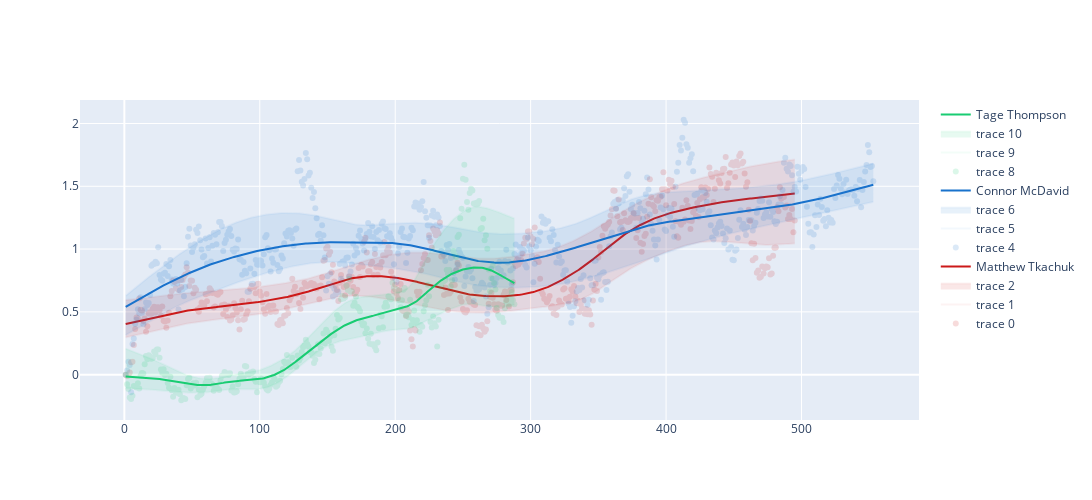

The notebook cell this image was saved under:
### Code cell
fig = go.Figure()
i = 0
colors = ['rgba(204, 25, 25', 'rgba(25, 114, 204', 'rgba(25, 204, 114', ]
for player in ['Matthew Tkachuk', 'Connor McDavid', 'Tage Thompson']:
    df6, df_quantiles = get_projections(player, 'full')
    fig.add_trace(go.Scatter(x=df6['Career Game'], y=df6['Projection'], mode='markers', opacity=0.15, marker=dict(color=colors[i] + ', 1)')))
    fig.add_trace(go.Scatter(x=df_quantiles.index, y=df_quantiles[0.8], marker=dict(color=colors[i] + ', 0.05)')))
    fig.add_trace(go.Scatter(x=df_quantiles.index, y=df_quantiles[0.2], fill='tonexty', fillcolor=colors[i] + ', 0.1)', marker=dict(color=colors[i] + ', 0.05)'))) # fill to trace0 y
    fig.add_trace(go.Scatter(x=df6['Career Game'], y=df6['lowess'], name=player, mode='lines', marker=dict(color=colors[i] + ', 1)'))) # fill to trace0 y

    i += 1
fig.update_layout(autosize=False, width=1600, height=500)



fig.show()

### Figure 1 — Plotly figure (JSON) as saved in the notebook; plotly's stock layout.template omitted (floating-point values rounded to 4 significant figures; data arrays with more than 128 entries replaced by an {"elided": "..."} marker saying what was removed)
{"data": [{"marker": {"color": "rgba(204, 25, 25, 1)"}, "mode": "markers", "opacity": 0.15, "type": "scatter", "x": {"elided": "495 int values"}, "y": {"elided": "495 float values"}}, {"marker": {"color": "rgba(204, 25, 25, 0.05)"}, "type": "scatter", "x": {"elided": "495 int values"}, "y": {"elided": "495 float values"}}, {"fill": "tonexty", "fillcolor": "rgba(204, 25, 25, 0.1)", "marker": {"color": "rgba(204, 25, 25, 0.05)"}, "type": "scatter", "x": {"elided": "495 int values"}, "y": {"elided": "495 float values"}}, {"marker": {"color": "rgba(204, 25, 25, 1)"}, "mode": "lines", "name": "Matthew Tkachuk", "type": "scatter", "x": {"elided": "495 int values"}, "y": {"elided": "495 float values"}}, {"marker": {"color": "rgba(25, 114, 204, 1)"}, "mode": "markers", "opacity": 0.15, "type": "scatter", "x": {"elided": "553 int values"}, "y": {"elided": "553 float values"}}, {"marker": {"color": "rgba(25, 114, 204, 0.05)"}, "type": "scatter", "x": {"elided": "553 int values"}, "y": {"elided": "553 float values"}}, {"fill": "tonexty", "fillcolor": "rgba(25, 114, 204, 0.1)", "marker": {"color": "rgba(25, 114, 204, 0.05)"}, "type": "scatter", "x": {"elided": "553 int values"}, "y": {"elided": "553 float values"}}, {"marker": {"color": "rgba(25, 114, 204, 1)"}, "mode": "lines", "name": "Connor McDavid", "type": "scatter", "x": {"elided": "553 int values"}, "y": {"elided": "553 float values"}}, {"marker": {"color": "rgba(25, 204, 114, 1)"}, "mode": "markers", "opacity": 0.15, "type": "scatter", "x": {"elided": "288 int values"}, "y": {"elided": "288 float values"}}, {"marker": {"color": "rgba(25, 204, 114, 0.05)"}, "type": "scatter", "x": {"elided": "288 int values"}, "y": {"elided": "288 float values"}}, {"fill": "tonexty", "fillcolor": "rgba(25, 204, 114, 0.1)", "marker": {"color": "rgba(25, 204, 114, 0.05)"}, "type": "scatter", "x": {"elided": "288 int values"}, "y": {"elided": "288 float values"}}, {"marker": {"color": "rgba(25, 204, 114, 1)"}, "mode": "lines", "name": "Tage Thompson", "type": "scatter", "x": {"elided": "288 int values"}, "y": {"elided": "288 float values"}}], "layout": {"autosize": false, "height": 500, "width": 1600}}
